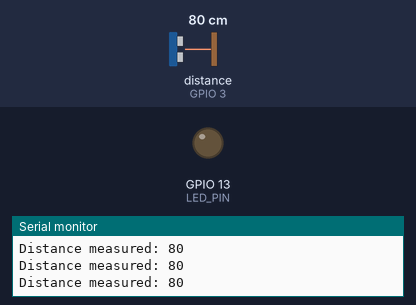
The sketch below on a simulated ESP32. On the bench: output pins drawn as LEDs (lit = HIGH), the last lines printed to the serial monitor. Wiring (inferred from the names in the program): ultrasonic range finder: trigger GPIO 2; echo GPIO 3. Inputs (shaded band) come from the test bench; at power-on: distance to the obstacle (sensor on GPIO 3) 80 cm. The echo pulse lasts 58.3 µs per cm; USB keyboard and mouse output is not drawn; pins used as bus, display or sensor lines are not drawn.

Above: at 1.2 s.
1.3 s: distance to the obstacle (sensor on GPIO 3) set to 11 cm
2.8 s: distance to the obstacle (sensor on GPIO 3) set to 8 cm
At 3.8 s:
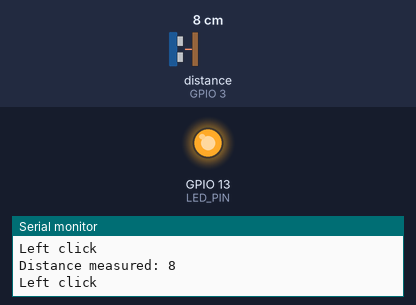
4.3 s: distance to the obstacle (sensor on GPIO 3) set to 18 cm
At 5.3 s:
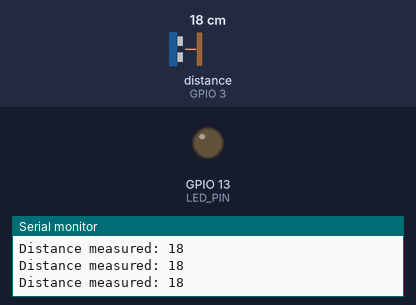
6.1 s: distance to the obstacle (sensor on GPIO 3) set to 2 cm
At 7.2 s:
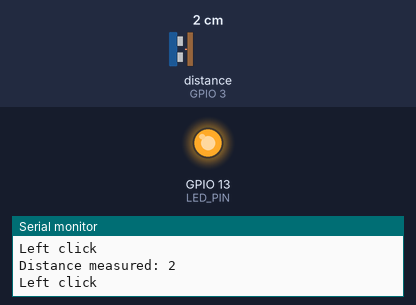
Timing chart, 0 to 8.6 s (numbered marks = the images above; inputs shaded):
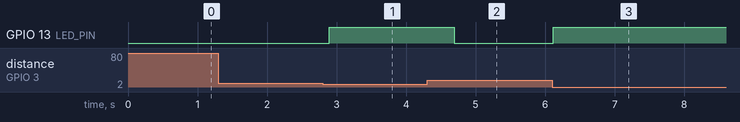

Measured:
- the behaviour switches between 10 and 9 cm on distance to the obstacle (sensor on GPIO 3) (found by bisection; images 0 and 1)
- after the input at 2.8 s, GPIO 13 (LED_PIN): LOW → HIGH after 0.09 s
- after the input at 4.3 s, GPIO 13 (LED_PIN): HIGH → LOW after 0.40 s
- after the input at 6.1 s, GPIO 13 (LED_PIN): LOW → HIGH at once

The sketch:

MouseButtons_US.ino
```cpp
#include <BleMouse.h>

// bluetooth connection
BleMouse bleMouse;

// Ultrasonic pins setup:
const int Trigger = 2;
const int Echo = 3;
const int LED_PIN = 13; // HIGH when detects a threshold

const int threshold = 10; // Threshold distance (cm)
long duration, distance;


// calculate the distance using the ultrasonic sensor
long readUltrasonicDistance() {
  digitalWrite(Trigger, LOW);
  delayMicroseconds(2);
  digitalWrite(Trigger, HIGH);
  delayMicroseconds(10);
  digitalWrite(Trigger, LOW);
  duration = pulseIn(Echo, HIGH);
  distance = duration / 58;  // Time --> distance (cm)
  return distance;
}

void setup() {

  // ultrasonic sensor and LED configuration
  pinMode(Trigger, OUTPUT);
  pinMode(Echo, INPUT);
  pinMode(LED_PIN, OUTPUT); // LED is configurated as an output
  digitalWrite(LED_PIN, LOW); // LED initially turned off

  Serial.begin(115200);
  Serial.println("Starting BLE work!");
  bleMouse.begin();
}

void loop() {

  // Measures distance
  long distance = readUltrasonicDistance();
  Serial.print("Distance measured: ");
  Serial.println(distance);

  // if the sensor detects a distance lower than the threshold
  if(bleMouse.isConnected() && distance < threshold) {
    Serial.println("Left click ");
    bleMouse.click(MOUSE_LEFT);
    digitalWrite(LED_PIN, HIGH); // LED turns on

    delay(500);
  } else{
    digitalWrite(LED_PIN, LOW); // LED turns off
  }
  delay(100);
}
```
